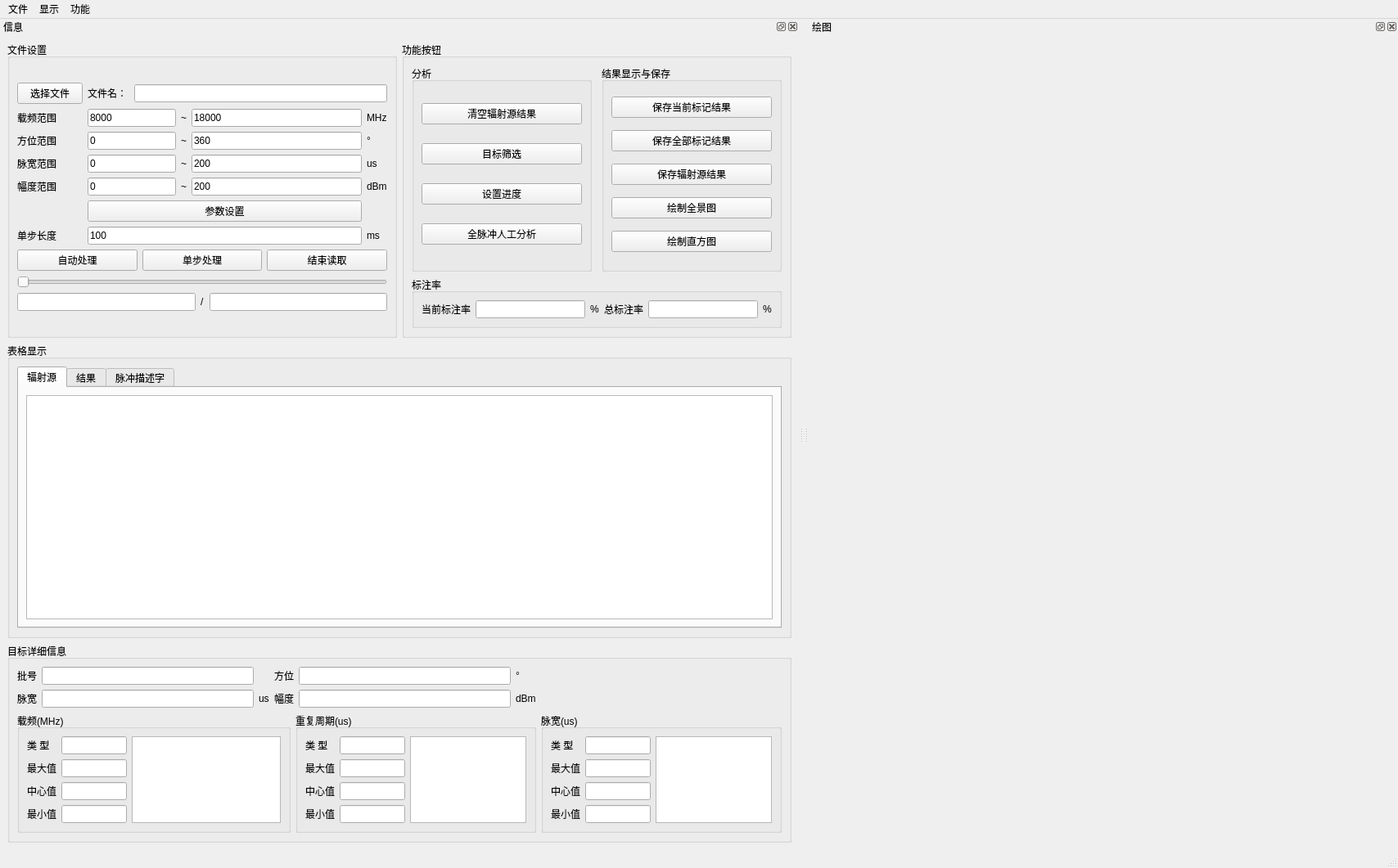
<?xml version="1.0" encoding="UTF-8"?>
<ui version="4.0">
 <class>Marker</class>
 <widget class="QMainWindow" name="Marker">
  <property name="geometry">
   <rect>
    <x>0</x>
    <y>0</y>
    <width>1708</width>
    <height>1061</height>
   </rect>
  </property>
  <property name="windowTitle">
   <string>全脉冲情报分析软件</string>
  </property>
  <widget class="QWidget" name="centralwidget">
   <layout class="QVBoxLayout" name="verticalLayout_2">
    <property name="spacing">
     <number>6</number>
    </property>
    <property name="leftMargin">
     <number>0</number>
    </property>
    <property name="rightMargin">
     <number>0</number>
    </property>
   </layout>
  </widget>
  <widget class="QMenuBar" name="menubar">
   <property name="geometry">
    <rect>
     <x>0</x>
     <y>0</y>
     <width>1708</width>
     <height>23</height>
    </rect>
   </property>
   <widget class="QMenu" name="menu">
    <property name="title">
     <string>文件</string>
    </property>
    <widget class="QMenu" name="menuDataSource">
     <property name="title">
      <string>数据来源选择</string>
     </property>
     <addaction name="actionStruct"/>
     <addaction name="actionXxg"/>
     <addaction name="actionXxg_z"/>
     <addaction name="actionXd"/>
     <addaction name="actionX5_DGN"/>
    </widget>
    <widget class="QMenu" name="menu_4">
     <property name="title">
      <string>读取模式选择</string>
     </property>
     <addaction name="actionTime"/>
     <addaction name="actionPlsnum"/>
    </widget>
    <addaction name="actionDaka"/>
    <addaction name="actionClose_File"/>
    <addaction name="actionDebugMode"/>
    <addaction name="menuDataSource"/>
    <addaction name="menu_4"/>
    <addaction name="actionOrigin_dataparse"/>
   </widget>
   <widget class="QMenu" name="menu_2">
    <property name="title">
     <string>显示</string>
    </property>
    <widget class="QMenu" name="menu_3">
     <property name="title">
      <string>文件信息</string>
     </property>
     <addaction name="actionFileShow"/>
     <addaction name="actionFileHide"/>
    </widget>
    <addaction name="actionLog_dock"/>
    <addaction name="actionDraw_dock"/>
    <addaction name="menu_3"/>
    <addaction name="tbBgColorAction"/>
    <addaction name="drawBgColorAction"/>
   </widget>
   <widget class="QMenu" name="menu_5">
    <property name="title">
     <string>功能</string>
    </property>
    <addaction name="action_histMark"/>
   </widget>
   <addaction name="menu"/>
   <addaction name="menu_2"/>
   <addaction name="menu_5"/>
  </widget>
  <widget class="QStatusBar" name="statusbar"/>
  <widget class="QDockWidget" name="info_dock">
   <property name="baseSize">
    <size>
     <width>180</width>
     <height>360</height>
    </size>
   </property>
   <property name="autoFillBackground">
    <bool>false</bool>
   </property>
   <property name="styleSheet">
    <string notr="true"/>
   </property>
   <property name="windowTitle">
    <string>信息</string>
   </property>
   <attribute name="dockWidgetArea">
    <number>1</number>
   </attribute>
   <widget class="QWidget" name="dockWidgetContents">
    <property name="styleSheet">
     <string notr="true"/>
    </property>
    <layout class="QGridLayout" name="gridLayout_4">
     <item row="0" column="0">
      <layout class="QGridLayout" name="gridLayout_15">
       <item row="0" column="0">
        <widget class="QGroupBox" name="groupBox">
         <property name="sizePolicy">
          <sizepolicy hsizetype="Preferred" vsizetype="Preferred">
           <horstretch>0</horstretch>
           <verstretch>0</verstretch>
          </sizepolicy>
         </property>
         <property name="title">
          <string>文件设置</string>
         </property>
         <layout class="QGridLayout" name="gridLayout_5">
          <item row="0" column="1">
           <layout class="QGridLayout" name="gridLayout_6">
            <item row="13" column="1" colspan="6">
             <layout class="QHBoxLayout" name="horizontalLayout_2">
              <item>
               <widget class="QLineEdit" name="prg_LE">
                <property name="styleSheet">
                 <string notr="true"/>
                </property>
               </widget>
              </item>
              <item>
               <widget class="QLabel" name="label">
                <property name="text">
                 <string>/</string>
                </property>
               </widget>
              </item>
              <item>
               <widget class="QLineEdit" name="tot_LE">
                <property name="styleSheet">
                 <string notr="true"/>
                </property>
               </widget>
              </item>
             </layout>
            </item>
            <item row="5" column="1">
             <widget class="QLabel" name="label_28">
              <property name="text">
               <string>脉宽范围</string>
              </property>
             </widget>
            </item>
            <item row="12" column="1" colspan="6">
             <widget class="QSlider" name="prg_Slider">
              <property name="orientation">
               <enum>Qt::Horizontal</enum>
              </property>
             </widget>
            </item>
            <item row="6" column="1">
             <widget class="QLabel" name="label_23">
              <property name="text">
               <string>幅度范围</string>
              </property>
             </widget>
            </item>
            <item row="4" column="6">
             <widget class="QLabel" name="label_24">
              <property name="text">
               <string>°</string>
              </property>
             </widget>
            </item>
            <item row="4" column="4">
             <widget class="QLabel" name="label_26">
              <property name="text">
               <string>~</string>
              </property>
             </widget>
            </item>
            <item row="6" column="5">
             <widget class="QLineEdit" name="st_pa_max_le">
              <property name="styleSheet">
               <string notr="true"/>
              </property>
              <property name="text">
               <string>200</string>
              </property>
             </widget>
            </item>
            <item row="5" column="5">
             <widget class="QLineEdit" name="st_pw_max_le">
              <property name="styleSheet">
               <string notr="true"/>
              </property>
              <property name="text">
               <string>200</string>
              </property>
             </widget>
            </item>
            <item row="5" column="4">
             <widget class="QLabel" name="label_29">
              <property name="text">
               <string>~</string>
              </property>
             </widget>
            </item>
            <item row="5" column="6">
             <widget class="QLabel" name="label_30">
              <property name="text">
               <string>us</string>
              </property>
             </widget>
            </item>
            <item row="4" column="5">
             <widget class="QLineEdit" name="st_doa_max_le">
              <property name="styleSheet">
               <string notr="true"/>
              </property>
              <property name="text">
               <string>360</string>
              </property>
             </widget>
            </item>
            <item row="6" column="6">
             <widget class="QLabel" name="label_25">
              <property name="text">
               <string>dBm</string>
              </property>
             </widget>
            </item>
            <item row="4" column="1">
             <widget class="QLabel" name="label_22">
              <property name="text">
               <string>方位范围</string>
              </property>
             </widget>
            </item>
            <item row="6" column="4">
             <widget class="QLabel" name="label_27">
              <property name="text">
               <string>~</string>
              </property>
             </widget>
            </item>
            <item row="3" column="6">
             <widget class="QLabel" name="label_20">
              <property name="text">
               <string>MHz</string>
              </property>
             </widget>
            </item>
            <item row="10" column="1" colspan="6">
             <layout class="QHBoxLayout" name="horizontalLayout_3">
              <item>
               <widget class="QPushButton" name="st_read_btn">
                <property name="styleSheet">
                 <string notr="true"/>
                </property>
                <property name="text">
                 <string>自动处理</string>
                </property>
               </widget>
              </item>
              <item>
               <widget class="QPushButton" name="once_read_btn">
                <property name="styleSheet">
                 <string notr="true"/>
                </property>
                <property name="text">
                 <string>单步处理</string>
                </property>
               </widget>
              </item>
              <item>
               <widget class="QPushButton" name="close_file_btn">
                <property name="styleSheet">
                 <string notr="true"/>
                </property>
                <property name="text">
                 <string>结束读取</string>
                </property>
               </widget>
              </item>
             </layout>
            </item>
            <item row="3" column="5">
             <widget class="QLineEdit" name="st_rf_max_le">
              <property name="styleSheet">
               <string notr="true"/>
              </property>
              <property name="text">
               <string>18000</string>
              </property>
             </widget>
            </item>
            <item row="3" column="4">
             <widget class="QLabel" name="label_21">
              <property name="text">
               <string>~</string>
              </property>
             </widget>
            </item>
            <item row="1" column="1">
             <widget class="QPushButton" name="choose_file_btn">
              <property name="styleSheet">
               <string notr="true"/>
              </property>
              <property name="text">
               <string>选择文件</string>
              </property>
             </widget>
            </item>
            <item row="1" column="2">
             <widget class="QLabel" name="label_15">
              <property name="text">
               <string>文件名：</string>
              </property>
             </widget>
            </item>
            <item row="1" column="3" colspan="4">
             <widget class="QLineEdit" name="file_name_le">
              <property name="styleSheet">
               <string notr="true"/>
              </property>
              <property name="text">
               <string/>
              </property>
              <property name="clearButtonEnabled">
               <bool>true</bool>
              </property>
             </widget>
            </item>
            <item row="3" column="1">
             <widget class="QLabel" name="label_19">
              <property name="text">
               <string>载频范围</string>
              </property>
             </widget>
            </item>
            <item row="3" column="2" colspan="2">
             <widget class="QLineEdit" name="st_rf_min_le">
              <property name="styleSheet">
               <string notr="true"/>
              </property>
              <property name="text">
               <string>8000</string>
              </property>
             </widget>
            </item>
            <item row="4" column="2" colspan="2">
             <widget class="QLineEdit" name="st_doa_min_le">
              <property name="styleSheet">
               <string notr="true"/>
              </property>
              <property name="text">
               <string>0</string>
              </property>
             </widget>
            </item>
            <item row="5" column="2" colspan="2">
             <widget class="QLineEdit" name="st_pw_min_le">
              <property name="styleSheet">
               <string notr="true"/>
              </property>
              <property name="text">
               <string>0</string>
              </property>
             </widget>
            </item>
            <item row="6" column="2" colspan="2">
             <widget class="QLineEdit" name="st_pa_min_le">
              <property name="styleSheet">
               <string notr="true"/>
              </property>
              <property name="text">
               <string>0</string>
              </property>
             </widget>
            </item>
            <item row="7" column="2" colspan="4">
             <widget class="QPushButton" name="st_para_set_btn">
              <property name="styleSheet">
               <string notr="true"/>
              </property>
              <property name="text">
               <string>参数设置</string>
              </property>
             </widget>
            </item>
            <item row="8" column="1">
             <widget class="QLabel" name="label_6">
              <property name="text">
               <string>单步长度</string>
              </property>
             </widget>
            </item>
            <item row="8" column="2" colspan="4">
             <widget class="QLineEdit" name="pdw_num_le">
              <property name="text">
               <string>100</string>
              </property>
             </widget>
            </item>
            <item row="8" column="6">
             <widget class="QLabel" name="unit_label">
              <property name="text">
               <string>ms</string>
              </property>
             </widget>
            </item>
           </layout>
          </item>
         </layout>
        </widget>
       </item>
       <item row="0" column="1">
        <widget class="QGroupBox" name="groupBox_3">
         <property name="sizePolicy">
          <sizepolicy hsizetype="Expanding" vsizetype="Expanding">
           <horstretch>0</horstretch>
           <verstretch>0</verstretch>
          </sizepolicy>
         </property>
         <property name="title">
          <string>功能按钮</string>
         </property>
         <layout class="QGridLayout" name="gridLayout_13">
          <item row="0" column="2">
           <widget class="QGroupBox" name="groupBox_8">
            <property name="sizePolicy">
             <sizepolicy hsizetype="Expanding" vsizetype="Expanding">
              <horstretch>0</horstretch>
              <verstretch>0</verstretch>
             </sizepolicy>
            </property>
            <property name="title">
             <string>结果显示与保存</string>
            </property>
            <layout class="QGridLayout" name="gridLayout_17">
             <item row="4" column="1">
              <widget class="QPushButton" name="save_res_btn">
               <property name="styleSheet">
                <string notr="true"/>
               </property>
               <property name="text">
                <string>保存辐射源结果</string>
               </property>
              </widget>
             </item>
             <item row="5" column="1">
              <widget class="QPushButton" name="draw_btn">
               <property name="styleSheet">
                <string notr="true"/>
               </property>
               <property name="text">
                <string>绘制全景图</string>
               </property>
              </widget>
             </item>
             <item row="2" column="1">
              <widget class="QPushButton" name="save_all_flag_btn">
               <property name="styleSheet">
                <string notr="true"/>
               </property>
               <property name="text">
                <string>保存全部标记结果</string>
               </property>
              </widget>
             </item>
             <item row="0" column="1">
              <widget class="QPushButton" name="save_flag_f_btn">
               <property name="styleSheet">
                <string notr="true"/>
               </property>
               <property name="text">
                <string>保存当前标记结果</string>
               </property>
              </widget>
             </item>
             <item row="6" column="1">
              <widget class="QPushButton" name="draw_hist_btn">
               <property name="text">
                <string>绘制直方图</string>
               </property>
              </widget>
             </item>
            </layout>
           </widget>
          </item>
          <item row="0" column="0">
           <widget class="QGroupBox" name="groupBox_9">
            <property name="sizePolicy">
             <sizepolicy hsizetype="Expanding" vsizetype="Expanding">
              <horstretch>0</horstretch>
              <verstretch>0</verstretch>
             </sizepolicy>
            </property>
            <property name="title">
             <string>分析</string>
            </property>
            <layout class="QGridLayout" name="gridLayout_19">
             <item row="1" column="1">
              <widget class="QPushButton" name="trgt_choose_btn">
               <property name="text">
                <string>目标筛选</string>
               </property>
              </widget>
             </item>
             <item row="3" column="1">
              <widget class="QPushButton" name="filter_wnd_btn">
               <property name="styleSheet">
                <string notr="true"/>
               </property>
               <property name="text">
                <string>全脉冲人工分析</string>
               </property>
              </widget>
             </item>
             <item row="0" column="1">
              <widget class="QPushButton" name="reset_trgt_btn">
               <property name="text">
                <string>清空辐射源结果</string>
               </property>
              </widget>
             </item>
             <item row="2" column="1">
              <widget class="QPushButton" name="set_prog_btn">
               <property name="text">
                <string>设置进度</string>
               </property>
              </widget>
             </item>
            </layout>
           </widget>
          </item>
          <item row="1" column="0" colspan="3">
           <widget class="QGroupBox" name="groupBox_7">
            <property name="title">
             <string>标注率</string>
            </property>
            <layout class="QGridLayout" name="gridLayout_16">
             <item row="0" column="4">
              <widget class="QLineEdit" name="AllMarkRate_le"/>
             </item>
             <item row="0" column="1">
              <widget class="QLineEdit" name="curMarkRate_le"/>
             </item>
             <item row="0" column="3">
              <widget class="QLabel" name="label_3">
               <property name="text">
                <string>总标注率</string>
               </property>
              </widget>
             </item>
             <item row="0" column="0">
              <widget class="QLabel" name="label_2">
               <property name="text">
                <string>当前标注率</string>
               </property>
              </widget>
             </item>
             <item row="0" column="2">
              <widget class="QLabel" name="label_4">
               <property name="text">
                <string>%</string>
               </property>
              </widget>
             </item>
             <item row="0" column="5">
              <widget class="QLabel" name="label_5">
               <property name="text">
                <string>%</string>
               </property>
              </widget>
             </item>
            </layout>
           </widget>
          </item>
         </layout>
        </widget>
       </item>
      </layout>
     </item>
     <item row="1" column="0">
      <widget class="QGroupBox" name="table_groupBox">
       <property name="title">
        <string>表格显示</string>
       </property>
       <layout class="QGridLayout" name="gridLayout_18">
        <item row="0" column="0">
         <layout class="QGridLayout" name="gridLayout_14">
          <item row="0" column="0">
           <widget class="QTabWidget" name="res_tab">
            <property name="currentIndex">
             <number>0</number>
            </property>
            <widget class="QWidget" name="tab">
             <attribute name="title">
              <string>辐射源</string>
             </attribute>
             <layout class="QVBoxLayout" name="verticalLayout_4">
              <item>
               <widget class="QTableView" name="edw_tableView"/>
              </item>
             </layout>
            </widget>
            <widget class="QWidget" name="tab_3">
             <attribute name="title">
              <string>结果</string>
             </attribute>
             <layout class="QVBoxLayout" name="verticalLayout">
              <item>
               <widget class="QTableView" name="res_tableView"/>
              </item>
             </layout>
            </widget>
            <widget class="QWidget" name="tab_2">
             <attribute name="title">
              <string>脉冲描述字</string>
             </attribute>
             <layout class="QVBoxLayout" name="verticalLayout_5">
              <item>
               <widget class="QTableView" name="pdw_tableView"/>
              </item>
             </layout>
            </widget>
           </widget>
          </item>
         </layout>
        </item>
       </layout>
      </widget>
     </item>
     <item row="3" column="0">
      <widget class="QGroupBox" name="detail_gB">
       <property name="title">
        <string>目标详细信息</string>
       </property>
       <layout class="QGridLayout" name="gridLayout_2">
        <item row="1" column="0">
         <widget class="QGroupBox" name="groupBox_4">
          <property name="title">
           <string>载频(MHz)</string>
          </property>
          <layout class="QGridLayout" name="gridLayout_3">
           <item row="0" column="0">
            <layout class="QGridLayout" name="gridLayout_8">
             <item row="3" column="0">
              <widget class="QLabel" name="Label_15">
               <property name="text">
                <string>最小值</string>
               </property>
              </widget>
             </item>
             <item row="0" column="2" rowspan="4">
              <widget class="QListWidget" name="rf_listWidget"/>
             </item>
             <item row="2" column="0">
              <widget class="QLabel" name="Label_16">
               <property name="text">
                <string>中心值</string>
               </property>
              </widget>
             </item>
             <item row="1" column="0">
              <widget class="QLabel" name="Label_12">
               <property name="text">
                <string>最大值</string>
               </property>
              </widget>
             </item>
             <item row="0" column="0">
              <widget class="QLabel" name="Label_13">
               <property name="text">
                <string>类 型</string>
               </property>
              </widget>
             </item>
             <item row="1" column="1">
              <widget class="QLineEdit" name="rf_max_LE">
               <property name="styleSheet">
                <string notr="true"/>
               </property>
              </widget>
             </item>
             <item row="0" column="1">
              <widget class="QLineEdit" name="rft_LE">
               <property name="minimumSize">
                <size>
                 <width>80</width>
                 <height>0</height>
                </size>
               </property>
               <property name="styleSheet">
                <string notr="true"/>
               </property>
              </widget>
             </item>
             <item row="2" column="1">
              <widget class="QLineEdit" name="rf_mid_LE">
               <property name="styleSheet">
                <string notr="true"/>
               </property>
              </widget>
             </item>
             <item row="3" column="1">
              <widget class="QLineEdit" name="rf_min_LE">
               <property name="styleSheet">
                <string notr="true"/>
               </property>
              </widget>
             </item>
            </layout>
           </item>
           <item row="0" column="1">
            <spacer name="horizontalSpacer_8">
             <property name="orientation">
              <enum>Qt::Horizontal</enum>
             </property>
             <property name="sizeHint" stdset="0">
              <size>
               <width>40</width>
               <height>20</height>
              </size>
             </property>
            </spacer>
           </item>
          </layout>
         </widget>
        </item>
        <item row="1" column="1">
         <widget class="QGroupBox" name="groupBox_5">
          <property name="title">
           <string>重复周期(us)</string>
          </property>
          <layout class="QGridLayout" name="gridLayout_9">
           <item row="0" column="0">
            <layout class="QGridLayout" name="gridLayout_10">
             <item row="3" column="0">
              <widget class="QLabel" name="Label_17">
               <property name="text">
                <string>最小值</string>
               </property>
              </widget>
             </item>
             <item row="0" column="2" rowspan="4">
              <widget class="QListWidget" name="pri_listWidget"/>
             </item>
             <item row="2" column="0">
              <widget class="QLabel" name="Label_18">
               <property name="text">
                <string>中心值</string>
               </property>
              </widget>
             </item>
             <item row="1" column="0">
              <widget class="QLabel" name="Label_14">
               <property name="text">
                <string>最大值</string>
               </property>
              </widget>
             </item>
             <item row="0" column="0">
              <widget class="QLabel" name="Label_19">
               <property name="text">
                <string>类 型</string>
               </property>
              </widget>
             </item>
             <item row="1" column="1">
              <widget class="QLineEdit" name="pri_max_LE">
               <property name="styleSheet">
                <string notr="true"/>
               </property>
              </widget>
             </item>
             <item row="0" column="1">
              <widget class="QLineEdit" name="typeLineEdit">
               <property name="minimumSize">
                <size>
                 <width>80</width>
                 <height>0</height>
                </size>
               </property>
               <property name="styleSheet">
                <string notr="true"/>
               </property>
              </widget>
             </item>
             <item row="2" column="1">
              <widget class="QLineEdit" name="pri_mid_LE">
               <property name="styleSheet">
                <string notr="true"/>
               </property>
              </widget>
             </item>
             <item row="3" column="1">
              <widget class="QLineEdit" name="pri_min_LE">
               <property name="styleSheet">
                <string notr="true"/>
               </property>
              </widget>
             </item>
            </layout>
           </item>
          </layout>
         </widget>
        </item>
        <item row="1" column="2">
         <widget class="QGroupBox" name="groupBox_6">
          <property name="title">
           <string>脉宽(us)</string>
          </property>
          <layout class="QGridLayout" name="gridLayout_11">
           <item row="0" column="0">
            <layout class="QGridLayout" name="gridLayout_12">
             <item row="3" column="0">
              <widget class="QLabel" name="Label_20">
               <property name="text">
                <string>最小值</string>
               </property>
              </widget>
             </item>
             <item row="0" column="2" rowspan="4">
              <widget class="QListWidget" name="pw_listWidget"/>
             </item>
             <item row="2" column="0">
              <widget class="QLabel" name="Label_21">
               <property name="text">
                <string>中心值</string>
               </property>
              </widget>
             </item>
             <item row="1" column="0">
              <widget class="QLabel" name="Label_22">
               <property name="text">
                <string>最大值</string>
               </property>
              </widget>
             </item>
             <item row="0" column="0">
              <widget class="QLabel" name="Label_23">
               <property name="text">
                <string>类 型</string>
               </property>
              </widget>
             </item>
             <item row="1" column="1">
              <widget class="QLineEdit" name="pw_max_LE">
               <property name="styleSheet">
                <string notr="true"/>
               </property>
              </widget>
             </item>
             <item row="0" column="1">
              <widget class="QLineEdit" name="typeLineEdit_2">
               <property name="minimumSize">
                <size>
                 <width>80</width>
                 <height>0</height>
                </size>
               </property>
               <property name="styleSheet">
                <string notr="true"/>
               </property>
              </widget>
             </item>
             <item row="2" column="1">
              <widget class="QLineEdit" name="pw_mid_LE">
               <property name="styleSheet">
                <string notr="true"/>
               </property>
              </widget>
             </item>
             <item row="3" column="1">
              <widget class="QLineEdit" name="pw_min_LE">
               <property name="styleSheet">
                <string notr="true"/>
               </property>
              </widget>
             </item>
            </layout>
           </item>
          </layout>
         </widget>
        </item>
        <item row="0" column="2">
         <spacer name="horizontalSpacer_7">
          <property name="orientation">
           <enum>Qt::Horizontal</enum>
          </property>
          <property name="sizeHint" stdset="0">
           <size>
            <width>40</width>
            <height>20</height>
           </size>
          </property>
         </spacer>
        </item>
        <item row="0" column="0" colspan="2">
         <layout class="QGridLayout" name="gridLayout_7">
          <item row="0" column="0">
           <widget class="QLabel" name="Label_11">
            <property name="text">
             <string>批号</string>
            </property>
           </widget>
          </item>
          <item row="1" column="3">
           <widget class="QLabel" name="label_17">
            <property name="text">
             <string>幅度</string>
            </property>
           </widget>
          </item>
          <item row="1" column="0">
           <widget class="QLabel" name="Label_10">
            <property name="text">
             <string>脉宽</string>
            </property>
           </widget>
          </item>
          <item row="1" column="1">
           <widget class="QLineEdit" name="pw_LE">
            <property name="styleSheet">
             <string notr="true"/>
            </property>
           </widget>
          </item>
          <item row="0" column="5">
           <widget class="QLabel" name="label_12">
            <property name="text">
             <string>°</string>
            </property>
           </widget>
          </item>
          <item row="1" column="5">
           <widget class="QLabel" name="label_18">
            <property name="text">
             <string>dBm</string>
            </property>
           </widget>
          </item>
          <item row="0" column="4">
           <widget class="QLineEdit" name="doa_LE">
            <property name="styleSheet">
             <string notr="true"/>
            </property>
           </widget>
          </item>
          <item row="0" column="1">
           <widget class="QLineEdit" name="pihao_LE">
            <property name="styleSheet">
             <string notr="true"/>
            </property>
           </widget>
          </item>
          <item row="0" column="3">
           <widget class="QLabel" name="Label_9">
            <property name="text">
             <string>方位</string>
            </property>
           </widget>
          </item>
          <item row="1" column="2">
           <widget class="QLabel" name="label_16">
            <property name="text">
             <string>us</string>
            </property>
           </widget>
          </item>
          <item row="1" column="4">
           <widget class="QLineEdit" name="pa_LE">
            <property name="styleSheet">
             <string notr="true"/>
            </property>
           </widget>
          </item>
         </layout>
        </item>
       </layout>
      </widget>
     </item>
    </layout>
   </widget>
  </widget>
  <widget class="QDockWidget" name="draw_dock">
   <property name="minimumSize">
    <size>
     <width>720</width>
     <height>180</height>
    </size>
   </property>
   <property name="windowTitle">
    <string>绘图</string>
   </property>
   <attribute name="dockWidgetArea">
    <number>2</number>
   </attribute>
   <widget class="QWidget" name="dockWidgetContents_3">
    <property name="baseSize">
     <size>
      <width>720</width>
      <height>360</height>
     </size>
    </property>
    <layout class="QVBoxLayout" name="verticalLayout_6"/>
   </widget>
  </widget>
  <action name="actionDaka">
   <property name="text">
    <string>Open</string>
   </property>
  </action>
  <action name="actionLog_dock">
   <property name="text">
    <string>info_dock</string>
   </property>
  </action>
  <action name="actionClose_File">
   <property name="text">
    <string>Close File</string>
   </property>
  </action>
  <action name="actionDraw_dock">
   <property name="text">
    <string>draw_dock</string>
   </property>
  </action>
  <action name="actionFileShow">
   <property name="text">
    <string>show</string>
   </property>
  </action>
  <action name="actionFileHide">
   <property name="text">
    <string>hide</string>
   </property>
  </action>
  <action name="actionDebugMode">
   <property name="checkable">
    <bool>true</bool>
   </property>
   <property name="text">
    <string>DebugMode</string>
   </property>
  </action>
  <action name="actionXxg">
   <property name="text">
    <string>xxg_c</string>
   </property>
  </action>
  <action name="actionStruct">
   <property name="text">
    <string>struct</string>
   </property>
  </action>
  <action name="actionOrigin_dataparse">
   <property name="text">
    <string>原始数据解析</string>
   </property>
  </action>
  <action name="actionTime">
   <property name="text">
    <string>按时间读取</string>
   </property>
  </action>
  <action name="actionPlsnum">
   <property name="text">
    <string>按脉冲数读取</string>
   </property>
  </action>
  <action name="actionXd">
   <property name="text">
    <string>xd</string>
   </property>
  </action>
  <action name="actionXxg_z">
   <property name="text">
    <string>xxg_z</string>
   </property>
  </action>
  <action name="tbBgColorAction">
   <property name="text">
    <string>设置表格背景颜色</string>
   </property>
  </action>
  <action name="drawBgColorAction">
   <property name="text">
    <string>设置绘图背景颜色</string>
   </property>
  </action>
  <action name="action_histMark">
   <property name="text">
    <string>历史信息标注</string>
   </property>
  </action>
  <action name="actionX5_DGN">
   <property name="text">
    <string>x5_dgn</string>
   </property>
  </action>
 </widget>
 <resources/>
 <connections>
  <connection>
   <sender>actionLog_dock</sender>
   <signal>triggered()</signal>
   <receiver>info_dock</receiver>
   <slot>show()</slot>
   <hints>
    <hint type="sourcelabel">
     <x>-1</x>
     <y>-1</y>
    </hint>
    <hint type="destinationlabel">
     <x>445</x>
     <y>332</y>
    </hint>
   </hints>
  </connection>
  <connection>
   <sender>actionDraw_dock</sender>
   <signal>triggered()</signal>
   <receiver>draw_dock</receiver>
   <slot>show()</slot>
   <hints>
    <hint type="sourcelabel">
     <x>-1</x>
     <y>-1</y>
    </hint>
    <hint type="destinationlabel">
     <x>956</x>
     <y>332</y>
    </hint>
   </hints>
  </connection>
  <connection>
   <sender>actionFileHide</sender>
   <signal>triggered()</signal>
   <receiver>groupBox_3</receiver>
   <slot>hide()</slot>
   <hints>
    <hint type="sourcelabel">
     <x>-1</x>
     <y>-1</y>
    </hint>
    <hint type="destinationlabel">
     <x>596</x>
     <y>206</y>
    </hint>
   </hints>
  </connection>
  <connection>
   <sender>actionFileShow</sender>
   <signal>triggered()</signal>
   <receiver>groupBox_3</receiver>
   <slot>show()</slot>
   <hints>
    <hint type="sourcelabel">
     <x>-1</x>
     <y>-1</y>
    </hint>
    <hint type="destinationlabel">
     <x>599</x>
     <y>206</y>
    </hint>
   </hints>
  </connection>
 </connections>
</ui>
